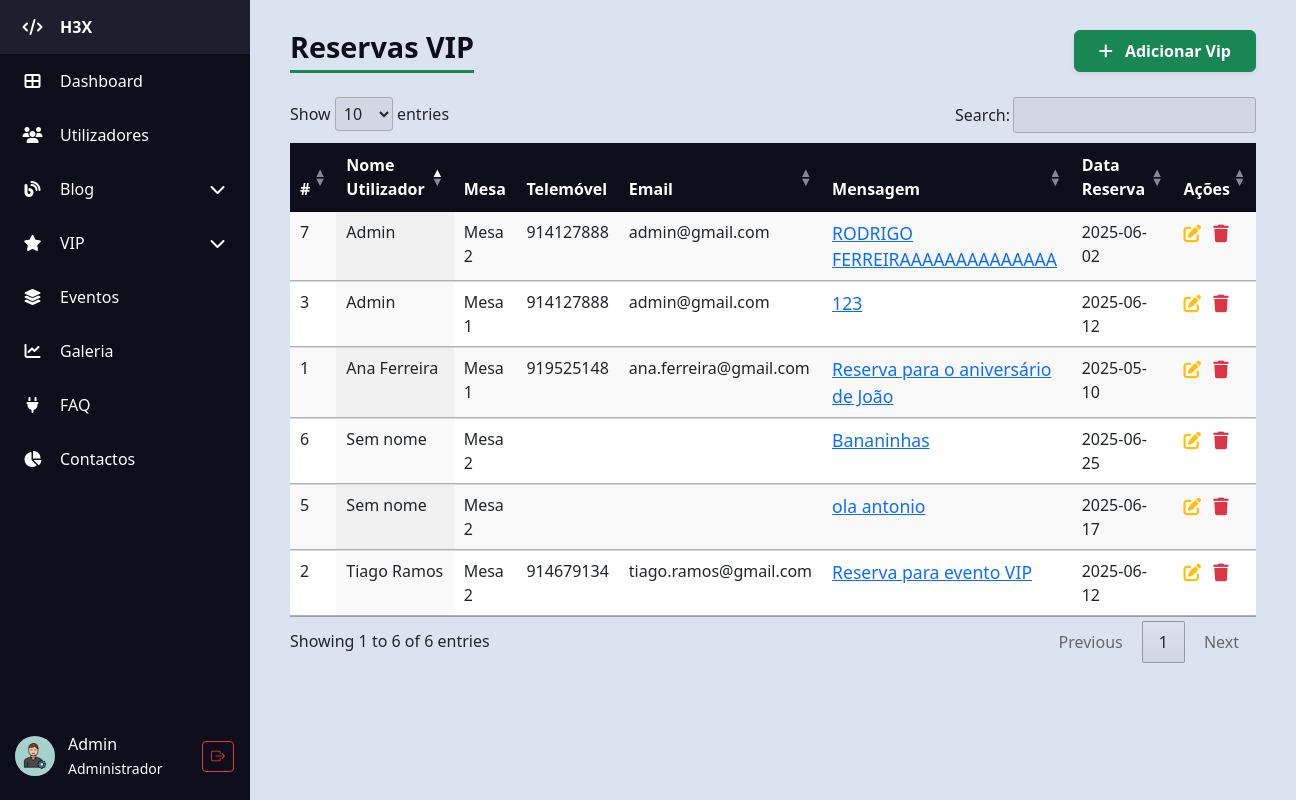
The app's page /H3X/admin/admin_vip.php (signed in) with its own data.
### tables this page shows
CREATE TABLE IF NOT EXISTS `vip` (
  `id` int unsigned NOT NULL AUTO_INCREMENT,
  `id_mesa` int unsigned NOT NULL,
  `mensagem` text,
  `data_reserva` date NOT NULL,
  `id_utilizador` int unsigned NOT NULL,
  PRIMARY KEY (`id`),
  KEY `id_mesa` (`id_mesa`),
  KEY `id_utilizador` (`id_utilizador`),
  CONSTRAINT `vip_ibfk_1` FOREIGN KEY (`id_mesa`) REFERENCES `mesas` (`id`),
  CONSTRAINT `vip_ibfk_2` FOREIGN KEY (`id_utilizador`) REFERENCES `utilizadores` (`id`)
);

CREATE TABLE IF NOT EXISTS `utilizadores` (
  `id` int unsigned NOT NULL AUTO_INCREMENT,
  `nome` varchar(100) NOT NULL,
  `email` varchar(100) NOT NULL,
  `telefone` varchar(9) NOT NULL,
  `pass` varchar(255) NOT NULL,
  `data_nascimento` date NOT NULL,
  `tipo` enum('c','f','a') NOT NULL DEFAULT 'c',
  `estado` enum('a','d') NOT NULL DEFAULT 'd',
  `ultima_atividade` timestamp NULL DEFAULT CURRENT_TIMESTAMP ON UPDATE CURRENT_TIMESTAMP,
  `foto` varchar(255) DEFAULT NULL,
  PRIMARY KEY (`id`),
  UNIQUE KEY `email` (`email`)
);

CREATE TABLE IF NOT EXISTS `mesas` (
  `id` int unsigned NOT NULL AUTO_INCREMENT,
  `nome` varchar(15) NOT NULL,
  `capacidade` int unsigned DEFAULT NULL,
  PRIMARY KEY (`id`)
);

### H3X/admin/admin_vip.php (the view, shortened to what this page needs)
<?php
require_once "../db_config.php";
$nomeUtilizador = $_SESSION["nome"] ?? "Utilizador";
$tipoUtilizador = $_SESSION["tipo"] ?? "c";
switch ($tipoUtilizador) {
    case 'a':
        $tipoLabel = "Administrador";
        break;
}
require 'partials/header.php';
?>
<body>
    <div class="d-flex">
        <?php require 'partials/sidebar.php'; ?>
        <div class="content">
            <div class="d-flex justify-content-between align-items-center mb-4">
                <h1 class="table-title m-0">Reservas VIP</h1>
                <div>
                    <a href="admin_vip_create.php" class="btn btn-success shadow-sm px-4 py-2 fw-semibold">
                        <i class="fas fa-plus me-2"></i> Adicionar Vip
                    </a>
                </div>
            </div>
            <?php
            $sql = "
            SELECT vip.id, vip.mensagem, vip.data_reserva,
                    utilizadores.nome AS nome_utilizador,
                    utilizadores.telefone,
                    utilizadores.email,
                    mesas.nome AS nome_mesa
            FROM vip
            LEFT JOIN utilizadores ON vip.id_utilizador = utilizadores.id
            LEFT JOIN mesas ON vip.id_mesa = mesas.id
            ORDER BY vip.id DESC
            ";
            $result = $conn->query($sql);
            ?>
            <?php if ($result && $result->num_rows > 0): ?>
            <table id="svipTable" class="display table table-striped table-hover" style="width:100%">
                <thead>
                    <tr>
                        <th>#</th>
                        <th>Nome Utilizador</th>
                        <th>Mesa</th>
                        <th>Telemóvel</th>
                        <th>Email</th>
                        <th>Mensagem</th>
                        <th>Data Reserva</th>
                        <th>Ações</th>
                    </tr>
                </thead>
                <tbody>
                    <?php while ($reserva = $result->fetch_object()):
                            $id = $reserva->id;
                            $nome = $reserva->nome_utilizador ?? 'Sem nome';
                            $telefone = $reserva->telefone ?? '';
                            $email = $reserva->email ?? '';
                            $nome_mesa = $reserva->nome_mesa ?? 'Sem mesa';
                            $mensagem_resumida = mb_strimwidth(strip_tags($reserva->mensagem), 0, 80, '...');
                            $data_reserva = $reserva->data_reserva ?? '';
                    ?>
                    <tr>
                        <td><?= $id ?></td>
                        <td><?= trim($nome) ?></td>
                        <td><?= trim($nome_mesa) ?></td>
                        <td><?= trim($telefone) ?></td>
                        <td><?= trim($email) ?></td>
                        <td>
                            <a href="#" data-bs-toggle="modal" data-bs-target="#mensagemModal<?= $id ?>">
                                <?= trim($mensagem_resumida) ?>
                            </a>
                        </td>
                        <td><?= trim($data_reserva) ?></td>
                        <td>
                            <a href="admin_vip_edit.php?id=<?= urlencode($id) ?>" title="Editar"><i
                                    class="fas fa-pen-to-square text-warning"></i></a>
                            <a href="admin_vip_delete.php?id=<?= urlencode($id) ?>" title="Apagar" class="ms-2"><i
                                    class="fas fa-trash text-danger"></i></a>
                        </td>
                    </tr>
                    <?php endwhile; ?>
                </tbody>
            </table>
            <?php else: ?>
            <p class="alert alert-warning">Sem reservas VIP encontradas.</p>
            <?php endif; ?>
        </div>
    </div>
    <?php require 'partials/footer.php'; ?>
</body>
</html>

### H3X/admin/partials/header.php (shortened to what this page needs)
<!DOCTYPE html>
<html lang="pt">
<head>
    <link rel="stylesheet" href="https://cdn.jsdelivr.net/npm/bootstrap@5.3.0/dist/css/bootstrap.min.css" />
    <link rel="stylesheet" href="https://cdn.datatables.net/1.13.6/css/jquery.dataTables.min.css" />
    <link rel="stylesheet" href="https://cdnjs.cloudflare.com/ajax/libs/font-awesome/6.4.0/css/all.min.css">
    <link rel="stylesheet" href="https://cdn.jsdelivr.net/npm/bootstrap-icons@1.10.5/font/bootstrap-icons.css">
    <link rel="stylesheet" href="css/style.css">
</head>

### H3X/admin/partials/sidebar.php (shortened to what this page needs)
<div class="sidebar" id="sidebar">
    <a href="../index.php" class="nav-link">
        <i class="fas fa-code"></i>
        <span class="link-text fw-bold">H3X</span>
    </a>
    <a href="admin_dashboard.php" class="nav-link">
        <i class="fas fa-th-large"></i>
        <span class="link-text">Dashboard</span>
    </a>
    <a href="admin_utilizadores.php" class="nav-link">
        <i class="fas fa-users"></i>
        <span class="link-text">Utilizadores</span>
    </a>
    <div class="nav-link d-flex align-items-center" data-target="dropdown3">
        <i class="fas fa-blog"></i>
        <span class="link-text">Blog</span>
        <i class="fas fa-chevron-down arrow-icon ms-auto"></i>
    </div>
    <div class="nav-link d-flex align-items-center" data-target="dropdown1">
        <i class="fas fa-star"></i>
        <span class="link-text">VIP</span>
        <i class="fas fa-chevron-down arrow-icon ms-auto"></i>
    </div>
    <a href="admin_eventos.php" class="nav-link">
        <i class="fas fa-layer-group"></i>
         <span class="link-text">Eventos</span>
    </a>
    <a href="admin_galeria.php" class="nav-link">
        <i class="fas fa-chart-line"></i>
        <span class="link-text">Galeria</span>
    </a>
    <a href="admin_faq.php" class="nav-link">
        <i class="fas fa-plug"></i>
        <span class="link-text">FAQ</span>
    </a>
    <a href="admin_contactos.php" class="nav-link">
        <i class="fas fa-chart-pie"></i>
        <span class="link-text">Contactos</span>
    </a>
    <div class="profile w-100 justify-content-between pe-3">
        <div class="d-flex align-items-center gap-2">
            <?php
            $sql = "SELECT * FROM utilizadores";
            $result = $conn->query($sql);
            if ($result && $result->num_rows != 0) {
                $user = $result->fetch_object();
                if (!empty($_SESSION["foto"])) {
                    echo '<img src="../uploads/' . trim($_SESSION["foto"]) . '" alt="Foto do usuário" class="fotousutilizador">';
                } else {
                    $primeiraLetra = strtoupper(substr($user->nome, 0, 1));
                    echo '<div class="primeiraletra">' . $primeiraLetra . '</div>';
                }
            }
            ?>
            <div class="profile-details">
                <div><?= trim($nomeUtilizador) ?></div>
                <small><?= trim($tipoLabel) ?></small>
            </div>
        </div>
        <a href="../index.php" class="btn  btn-outline-danger ms-3 btn-sm logout-btn d-flex align-items-center gap-1">
            <i class="bi bi-box-arrow-right"></i>
        </a>
    </div>
</div>

### H3X/admin/partials/footer.php (shortened to what this page needs)
</body>
</html>

### H3X/admin/css/style.css (style rules this page uses)
body { background-color: #dce3f0; margin: 0; font-family: "Segoe UI", sans-serif; }
.sidebar { width: 80px; background-color: #0e0e1a; height: 100vh; transition: width 0.3s ease; overflow-x: hidden; position: fixed; z-index: 10; }
.sidebar .nav-link { color: white; padding: 15px 20px; display: flex; align-items: center; gap: 15px; white-space: nowrap; transition: background 0.2s ease; cursor: pointer; }
.sidebar .nav-link i { width: 25px; text-align: center; flex-shrink: 0; }
.sidebar .link-text { opacity: 0; transform: translateX(-10px); transition: opacity 0.3s ease, transform 0.3s ease; }
.arrow-icon { transition: transform 0.3s ease; margin-left: auto; }
.profile { position: absolute; bottom: 20px; left: 15px; color: #fff; display: flex; align-items: center; gap: 10px; transition: padding 0.3s ease; }
.profile img { width: 40px; height: 40px; border-radius: 50%; }
.profile-details { max-width: 0; overflow: hidden; white-space: nowrap; opacity: 0; transform: translateX(-10px); transition: opacity 0.3s ease, transform 0.3s ease, max-width 0.3s ease, margin-left 0.3s ease; }
.profile a.logout-btn { opacity: 0; transform: translateX(-15px); transition: opacity 0.3s ease, transform 0.3s ease; margin-left: 0; pointer-events: none; display: inline-flex; }
.content { margin-left: 80px; padding: 30px 40px; flex: 1; transition: margin-left 0.3s ease; }
table.dataTable thead th { background-color: #0e0e1a; color: white; cursor: pointer; }
h1.table-title { color: #0e0e1a; margin-bottom: 20px; font-weight: 700; border-bottom: 3px solid #198754; display: inline-block; padding-bottom: 5px; font-size: 1.8rem; }
td a { font-size: 1.1rem; transition: color 0.3s ease; }
.fotousutilizador { width: 40px; height: 40px; border-radius: 50%; }
table.dataTable thead > tr > th.sorting:before, table.dataTable thead > tr > th.sorting:after, table.dataTable thead > tr > th.sorting_asc:before, table.dataTable thead > tr > th.sorting_asc:after, table.dataTable thead > tr > th.sorting_desc:before, table.dataTable thead > tr > th.sorting_desc:after, table.dataTable thead > tr > th.sorting_asc_disabled:before, table.dataTable thead > tr > th.sorting_asc_disabled:after, table.dataTable thead > tr > th.sorting_desc_disabled:before, table.dataTable thead > tr > th.sorting_desc_disabled:after, table.dataTable thead > tr > td.sorting:before, table.dataTable thead > tr > td.sorting:after, table.dataTable thead > tr > td.sorting_asc:before, table.dataTable thead > tr > td.sorting_asc:after, table.dataTable thead > tr > td.sorting_desc:before, table.dataTable thead > tr > td.sorting_desc:after, table.dataTable thead > tr > td.sorting_asc_disabled:before, table.dataTable thead > tr > td.sorting_asc_disabled:after, table.dataTable thead > tr > td.sorting_desc_disabled:before, table.dataTable thead > tr > td.sorting_desc_disabled:after { opacity: 0.5; }
table.dataTable thead > tr > th.sorting_asc:before, table.dataTable thead > tr > th.sorting_desc:after, table.dataTable thead > tr > td.sorting_asc:before, table.dataTable thead > tr > td.sorting_desc:after { opacity: 1; }

### records on screen
vip: id "7", id_utilizador.nome "Admin", id_mesa.nome "Mesa 2", id_utilizador.telefone "914127888", id_utilizador.email "admin@gmail.com", mensagem "RODRIGO FERREIRAAAAAAAAAAAAAA", data_reserva "2025-06-02"
vip: id "6", nome "Sem nome", id_mesa.nome "Mesa 2", mensagem "Bananinhas", data_reserva "2025-06-25"
vip: id "5", nome "Sem nome", id_mesa.nome "Mesa 2", mensagem "ola antonio", data_reserva "2025-06-17"
vip: id "3", id_utilizador.nome "Admin", id_mesa.nome "Mesa 1", id_utilizador.telefone "914127888", id_utilizador.email "admin@gmail.com", mensagem "123", data_reserva "2025-06-12"
vip: id "2", id_utilizador.nome "Tiago Ramos", id_mesa.nome "Mesa 2", id_utilizador.telefone "914679134", id_utilizador.email "tiago.ramos@gmail.com", mensagem "Reserva para evento VIP", data_reserva "2025-06-12"
vip: id "1", id_utilizador.nome "Ana Ferreira", id_mesa.nome "Mesa 1", id_utilizador.telefone "919525148", id_utilizador.email "ana.ferreira@gmail.com", mensagem "Reserva para o aniversário de João", data_reserva "2025-05-10"

### other values on screen
$nomeUtilizador "Admin"
$tipoLabel "Administrador"
